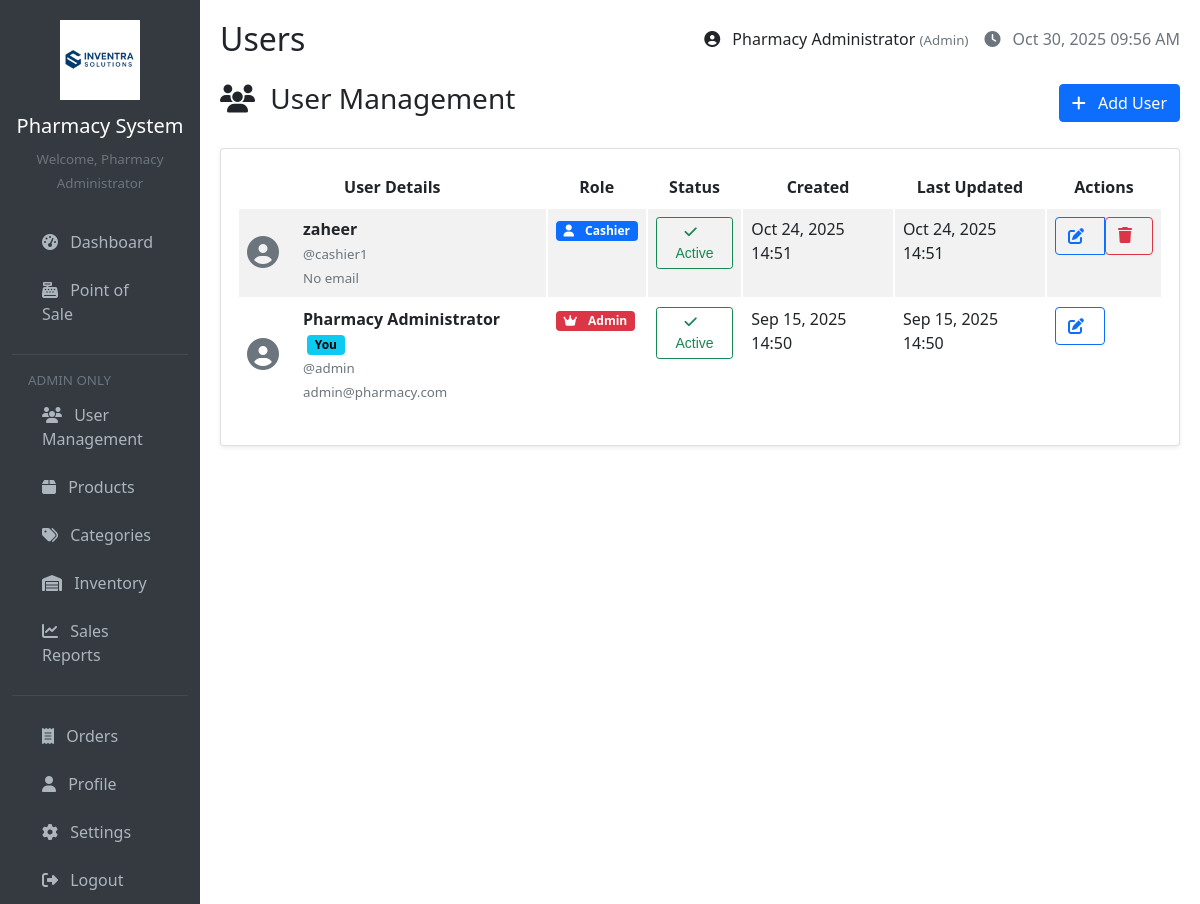
The page /pages/users.php (signed in) on the database its author committed.
### tables this page shows
CREATE TABLE `users` (
  `id` int(11) NOT NULL,
  `username` varchar(50) NOT NULL,
  `email` varchar(100) DEFAULT NULL,
  `password` varchar(255) NOT NULL,
  `role` enum('admin','cashier') DEFAULT 'cashier',
  `full_name` varchar(100) NOT NULL,
  `created_at` timestamp NOT NULL DEFAULT current_timestamp(),
  `updated_at` timestamp NOT NULL DEFAULT current_timestamp() ON UPDATE current_timestamp(),
  `is_active` tinyint(1) DEFAULT 1
);

### config/database.php (called while the page is built, shortened)
<?php
function getConnection() {
    $connection = new mysqli(DB_HOST, DB_USER, DB_PASS, DB_NAME);
    $connection->set_charset("utf8");
    return $connection;
}
function executeQuery($query, $types = '', $params = []) {
    $conn = getConnection();
    $stmt = $conn->prepare($query);
    $stmt->execute();
    $result = $stmt->get_result();
    if ($result) {
        $data = $result->fetch_all(MYSQLI_ASSOC);
        return $data;
    }
    return false;
}
?>

### includes/functions.php (called while the page is built, shortened)
<?php
function formatDate($date, $format = 'M d, Y H:i') {
    return date($format, strtotime($date));
}
function sanitizeInput($data) {
    return htmlspecialchars(trim($data), ENT_QUOTES, 'UTF-8');
}
?>

### pages/users.php (the view, shortened to what this page needs)
<?php
require_once '../includes/header.php';
$action = isset($_GET['action']) ? $_GET['action'] : 'list';
if ($action == 'list') {
    $users = executeQuery("SELECT * FROM users ORDER BY created_at DESC");
}
?>
<?php if ($action == 'list'): ?>
    <div class="d-flex justify-content-between align-items-center mb-4">
        <h3><i class="fas fa-users"></i> User Management</h3>
        <a href="?action=add" class="btn btn-primary">
            <i class="fas fa-plus"></i> Add User
        </a>
    </div>
    <div class="card">
        <div class="card-body">
            <div class="table-responsive">
                <table class="table table-striped">
                    <thead>
                        <tr>
                            <th>User Details</th>
                            <th>Role</th>
                            <th>Status</th>
                            <th>Created</th>
                            <th>Last Updated</th>
                            <th>Actions</th>
                        </tr>
                    </thead>
                    <tbody>
                        <?php if (empty($users)): ?>
                            <tr>
                                <td colspan="6" class="text-center py-4">
                                    <i class="fas fa-users fa-3x text-muted mb-3"></i>
                                    <h5 class="text-muted">No users found</h5>
                                </td>
                            </tr>
                        <?php else: ?>
                            <?php foreach ($users as $usr): ?>
                                <tr class="<?php echo !$usr['is_active'] ? 'table-secondary' : ''; ?>">
                                    <td>
                                        <div class="d-flex align-items-center">
                                            <div class="me-3">
                                                <i class="fas fa-user-circle fa-2x text-muted"></i>
                                            </div>
                                            <div>
                                                <strong><?php echo sanitizeInput($usr['full_name']); ?></strong>
                                                <?php if ($usr['id'] == $_SESSION['user_id']): ?>
                                                    <span class="badge bg-info ms-1">You</span>
                                                <?php endif; ?>
                                                <br>
                                                <small class="text-muted">
                                                    @<?php echo sanitizeInput($usr['username']); ?><br>
                                                    <?php echo !empty($usr['email']) ? sanitizeInput($usr['email']) : '<span class="text-muted fst-italic">No email</span>'; ?>
                                                </small>
                                            </div>
                                        </div>
                                    </td>
                                    <td>
                                        <span class="badge bg-<?php echo $usr['role'] == 'admin' ? 'danger' : 'primary'; ?>">
                                            <i class="fas fa-<?php echo $usr['role'] == 'admin' ? 'crown' : 'user'; ?>"></i>
                                            <?php echo ucfirst($usr['role']); ?>
                                        </span>
                                    </td>
                                    <td>
                                        <form method="POST" class="d-inline">
                                            <button type="submit" name="toggle_status"
                                                    class="btn btn-sm btn-outline-<?php echo $usr['is_active'] ? 'success' : 'danger'; ?>"
                                                    <?php echo $usr['id'] == $_SESSION['user_id'] ? 'disabled title="Cannot change your own status"' : ''; ?>>
                                                <i class="fas fa-<?php echo $usr['is_active'] ? 'check' : 'times'; ?>"></i>
                                                <?php echo $usr['is_active'] ? 'Active' : 'Inactive'; ?>
                                            </button>
                                        </form>
                                    </td>
                                    <td><?php echo formatDate($usr['created_at']); ?></td>
                                    <td><?php echo formatDate($usr['updated_at']); ?></td>
                                    <td>
                                        <div class="btn-group btn-group-sm">
                                            <a href="?action=edit&id=<?php echo $usr['id']; ?>" class="btn btn-outline-primary">
                                                <i class="fas fa-edit"></i>
                                            </a>
                                            <?php if ($usr['id'] != $_SESSION['user_id']): ?>
                                                <form method="POST" class="d-inline" onsubmit="return confirm('Are you sure you want to delete this user? This action cannot be undone.')">
                                                    <button type="submit" name="delete_user" class="btn btn-outline-danger">
                                                        <i class="fas fa-trash"></i>
                                                    </button>
                                                </form>
                                            <?php endif; ?>
                                        </div>
                                    </td>
                                </tr>
                            <?php endforeach; ?>
                        <?php endif; ?>
                    </tbody>
                </table>
            </div>
        </div>
    </div>
<?php endif; ?>
<?php require_once '../includes/footer.php'; ?>

### includes/header.php (style rules this page uses)
*,::after,::before { box-sizing:border-box }
body { margin:0;font-family:system-ui,-apple-system,"Segoe UI",Roboto,"Helvetica Neue",Arial,sans-serif;font-size:1rem;font-weight:400;line-height:1.5;color:#212529;background-color:#fff;-webkit-text-size-adjust:100%;-webkit-tap-highlight-color:transparent }
h1,h2,h3,h4,h5,h6 { margin-top:0;margin-bottom:.5rem;font-weight:500;line-height:1.2 }
h3 { font-size:calc(1.3rem + .6vw) }
@media (min-width:1200px) { h3 { font-size:1.75rem } }
.btn { display:inline-block;font-weight:400;line-height:1.5;color:#212529;text-align:center;text-decoration:none;vertical-align:middle;cursor:pointer;-webkit-user-select:none;-moz-user-select:none;user-select:none;background-color:transparent;border:1px solid transparent;padding:.375rem .75rem;font-size:1rem;border-radius:.25rem;transition:color .15s ease-in-out,background-color .15s ease-in-out,border-color .15s ease-in-out,box-shadow .15s ease-in-out }
.btn-primary { color:#fff;background-color:#0d6efd;border-color:#0d6efd }
.btn-outline-primary { color:#0d6efd;border-color:#0d6efd }
.btn-outline-success { color:#198754;border-color:#198754 }
.btn-outline-danger { color:#dc3545;border-color:#dc3545 }
.btn-sm { padding:.25rem .5rem;font-size:.875rem;border-radius:.2rem }
.btn-group { position:relative;display:inline-flex;vertical-align:middle }
.btn-group>.btn { position:relative;flex:1 1 auto }
.btn-group>.btn:not(:last-child):not(.dropdown-toggle),.btn-group>.btn-group:not(:last-child)>.btn { border-top-right-radius:0;border-bottom-right-radius:0 }
.card { position:relative;display:flex;flex-direction:column;min-width:0;word-wrap:break-word;background-color:#fff;background-clip:border-box;border:1px solid rgba(0,0,0,.125);border-radius:.25rem }
.card-body { flex:1 1 auto;padding:1rem 1rem }
.table { --bs-table-bg:transparent;--bs-table-accent-bg:transparent;--bs-table-striped-color:#212529;--bs-table-striped-bg:rgba(0, 0, 0, 0.05);--bs-table-active-color:#212529;--bs-table-active-bg:rgba(0, 0, 0, 0.1);--bs-table-hover-color:#212529;--bs-table-hover-bg:rgba(0, 0, 0, 0.075);width:100%;margin-bottom:1rem;color:#212529;vertical-align:top;border-color:#dee2e6 }
.table>:not(caption)>*>* { padding:.5rem .5rem;background-color:var(--bs-table-bg);border-bottom-width:1px;box-shadow:inset 0 0 0 9999px var(--bs-table-accent-bg) }
.table>tbody { vertical-align:inherit }
.table>thead { vertical-align:bottom }
.table>:not(:first-child) { border-top:2px solid currentColor }
.table-striped>tbody>tr:nth-of-type(odd)>* { --bs-table-accent-bg:var(--bs-table-striped-bg);color:var(--bs-table-striped-color) }
.table-responsive { overflow-x:auto }
.badge { display:inline-block;padding:.35em .65em;font-size:.75em;font-weight:700;line-height:1;color:#fff;text-align:center;white-space:nowrap;vertical-align:baseline;border-radius:.25rem }
.badge.bg-primary { background-color:#0d6efd!important }
.badge.bg-danger { background-color:#dc3545!important }
.badge.bg-info { color:#000!important;background-color:#0dcaf0!important }
.d-inline { display:inline!important }
.d-flex { display:flex!important }
.justify-content-between { justify-content:space-between!important }
.align-items-center { align-items:center!important }
.me-3 { margin-right:1rem!important }
.ms-1 { margin-left:.25rem!important }
.mb-4 { margin-bottom:1.5rem!important }
.text-muted { color:#6c757d!important }
.bg-primary { background-color:#0d6efd!important }
.bg-danger { background-color:#dc3545!important }
.bg-info { background-color:#0dcaf0!important }
.fas, .far, .fab { font-family: Arial, sans-serif; }
.fa-user-circle::before { content: "👤"; }
.fa-users::before { content: "👥"; }
.fa-user::before { content: "👤"; }
.fa-trash::before { content: "🗑️"; }
.fa-edit::before { content: "✏️"; }
.fa-plus::before { content: "➕"; }
.fa-crown::before { content: "👑"; }
.fa-check::before { content: "✓"; }
.fas, .far, .fab { margin-right: 0.5rem; }
.fa-2x { font-size: 2em; }
.card { box-shadow: 0 0.125rem 0.25rem rgba(0, 0, 0, 0.075); border: 1px solid rgba(0, 0, 0, 0.125); }

### rows shown on the page
users: full_name "zaheer", username "cashier1", email "No email", role "Cashier", is_active 1 (drawn), created_at "Oct 24, 2025 14:51", updated_at "Oct 24, 2025 14:51"
users: full_name "Pharmacy Administrator", shows "You", username "admin", email "admin@pharmacy.com", role "Admin", is_active 1 (drawn), created_at "Sep 15, 2025 14:50", updated_at "Sep 15, 2025 14:50"

### other values the page prints
sanitizeInput($_SESSION['full_name']) "Pharmacy Administrator"
basename($_SERVER['PHP_SELF'], '.php') "Users"
$_SESSION['role'] "Admin"
